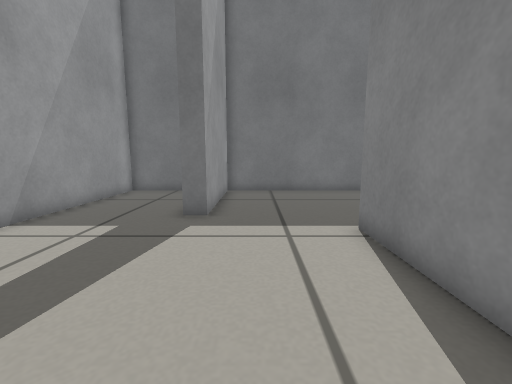
[1] (above)

12 first-person views from a walk through a robot-simulator world made for Gazebo. The camera is 0.37 m above the floor, tilts 8° down and sees 90° across. The floor is counted in squares, 0.2 m on a side. Each view is taken from the middle of a square. On the plan, view 1 faces up. The plan holds only what a view shows up to about 15 squares ahead; the rest is blank.

[2]
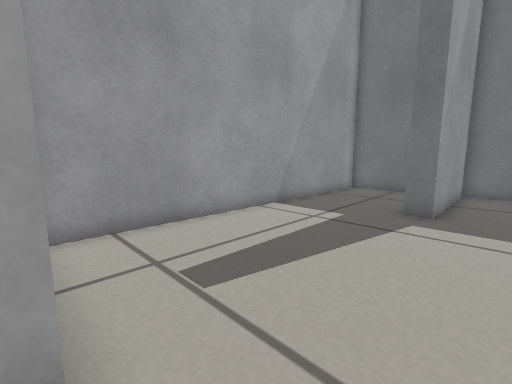

[3]
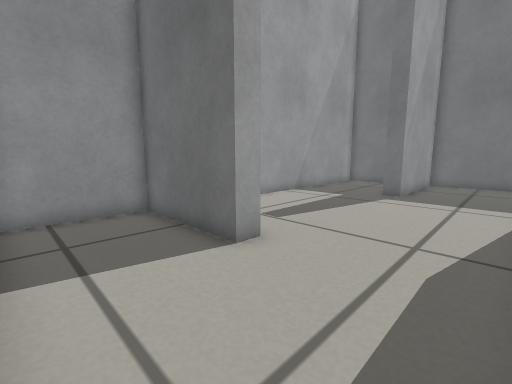

[4]
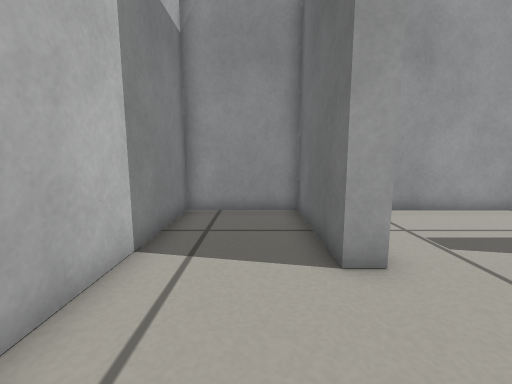

[5]
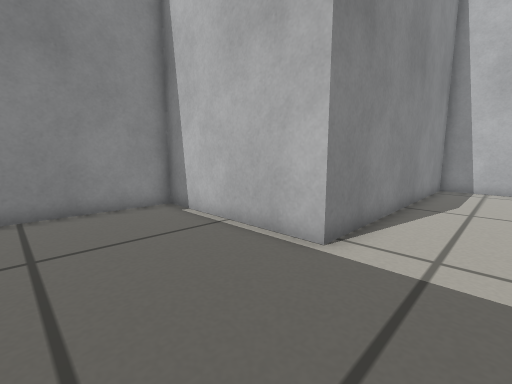

[6]
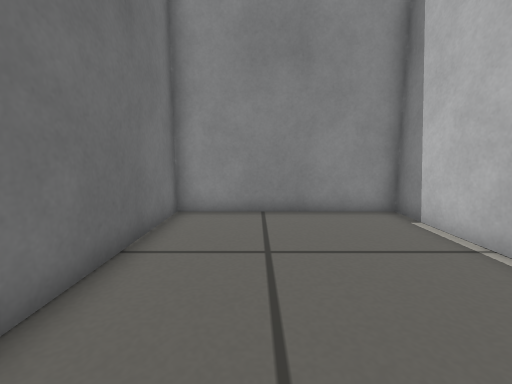

[7]
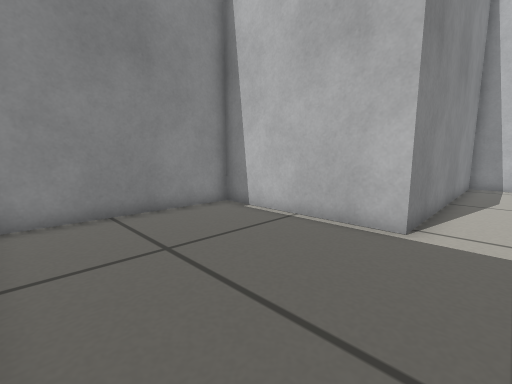

[8]
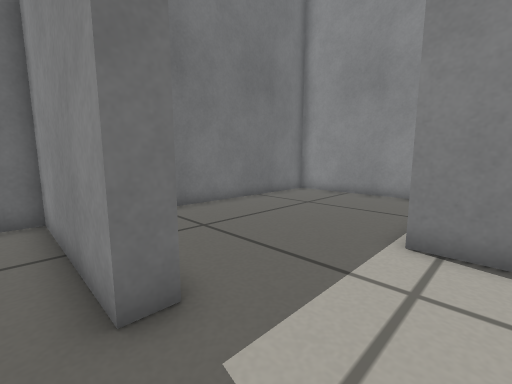

[9]
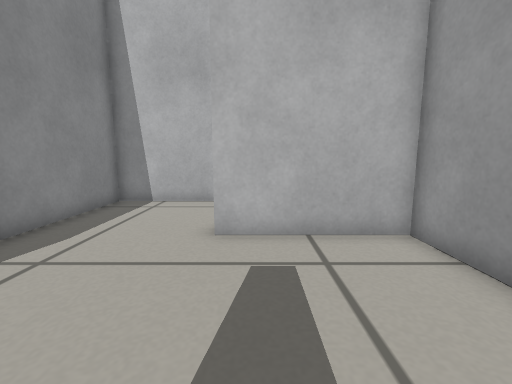

[10]
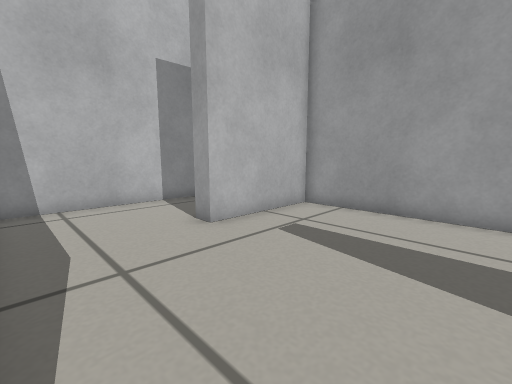

[11]
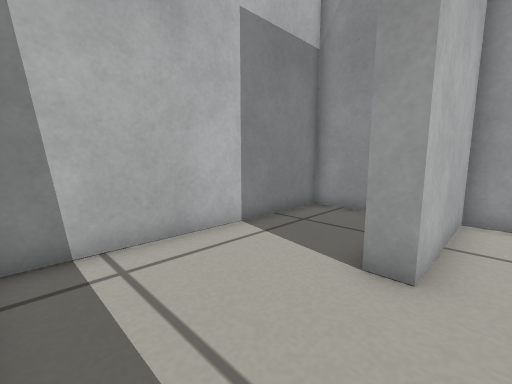

[12]
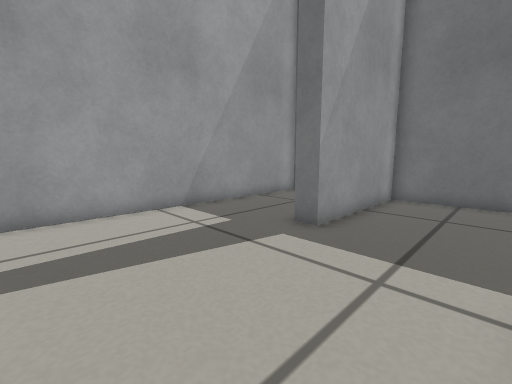

### Floor plan
Ten units are one square. View 1 is at (0, 0); x grows to the right and y downward. Boxes are objects, and circles mark ways between rooms. Rooms are numbered by the first view taken in them; rooms with no view inside come last. Other rooms are left out.
<svg viewBox="-71 -141 170 200">
<path fill="none" stroke="#000" d="M-15 -78 -23 -78 -23 -136 -66 -136 -66 8 -20 8M26 5 26 -64 36 -64M-20 8 -20 16 -66 16 -66 54 26 54 26 5M36 -64 94 -64 94 -136 -15 -136 -15 -78"/>
<circle cx="0" cy="10" r="3" fill="#2a7"/>
<circle cx="10" cy="-70" r="3" fill="#2a7"/>
<text x="-30" y="-50">1</text>
<text x="-20" y="30">2</text>
<text x="40" y="-100">3</text>
</svg>
Room 1 opens to room 2. Room 1 opens to room 3.

Where each view was taken, in squares from view 1:
view 1: 0 up, 0 right, facing up
view 2: 1 down, 0 right, facing up-left
view 3: 5 down, 2 right, facing up-left
view 4: 3 down, 2 right, facing left
view 5: 11 up, 0 right, facing down-right
view 6: 11 up, 1 right, facing right
view 7: 13 up, 1 right, facing down-right
view 8: 5 up, 3 left, facing up-right
view 9: 5 up, 3 left, facing down
view 10: 5 up, 2 right, facing down-left
view 11: 0 up, 2 right, facing down-left
view 12: 2 up, 2 right, facing up-left
